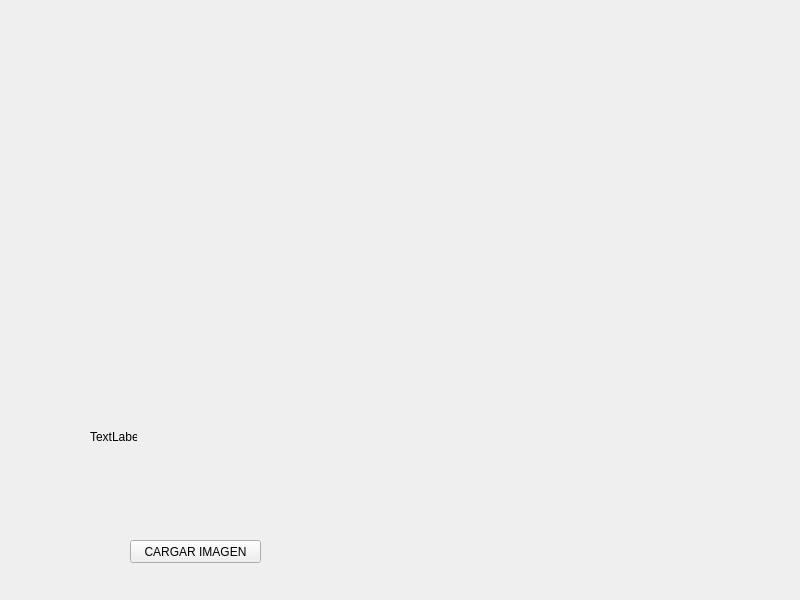
<?xml version="1.0" encoding="UTF-8"?>
<ui version="4.0">
 <class>Widget</class>
 <widget class="QWidget" name="Widget">
  <property name="geometry">
   <rect>
    <x>0</x>
    <y>0</y>
    <width>800</width>
    <height>600</height>
   </rect>
  </property>
  <property name="windowTitle">
   <string>Widget</string>
  </property>
  <widget class="QLabel" name="label">
   <property name="geometry">
    <rect>
     <x>90</x>
     <y>430</y>
     <width>47</width>
     <height>13</height>
    </rect>
   </property>
   <property name="text">
    <string>TextLabel</string>
   </property>
  </widget>
  <widget class="QPushButton" name="pushButton">
   <property name="geometry">
    <rect>
     <x>130</x>
     <y>540</y>
     <width>131</width>
     <height>23</height>
    </rect>
   </property>
   <property name="text">
    <string>CARGAR IMAGEN</string>
   </property>
  </widget>
 </widget>
 <resources/>
 <connections/>
</ui>
